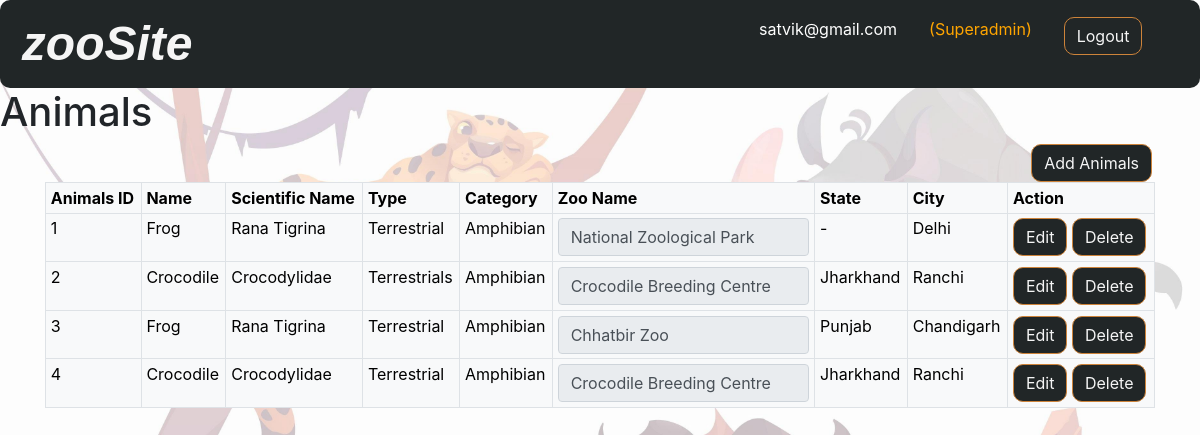
Page /Animals/view_animals.php (signed in) on the committed database.
### tables this page shows
CREATE TABLE `animals` (
  `animals_id` int(11) NOT NULL,
  `animals_name` varchar(20) DEFAULT NULL,
  `scientific_name` varchar(400) NOT NULL,
  `type` varchar(50) NOT NULL,
  `category` varchar(20) NOT NULL,
  `activity` int(11) NOT NULL DEFAULT 1
);

CREATE TABLE `zoo` (
  `zoo_id` int(11) NOT NULL,
  `zoo_name` varchar(100) NOT NULL,
  `state` varchar(50) NOT NULL,
  `city` varchar(50) NOT NULL,
  `area` float NOT NULL,
  `activity` int(11) NOT NULL DEFAULT 1
);

### Animals/view_animals.php (the view, shortened to what this page needs)
<?php
include "../Database/db_con2.php";
include "../header_log.php";
$sql =" SELECT a.animals_id,a.animals_name,a.scientific_name,a.type,a.category,z.zoo_id,z.zoo_name,z.state,z.city
        FROM animals as a
        JOIN animal_zoo_map as az
        ON a.animals_id=az.animals_id
        JOIN zoo AS z
        ON z.zoo_id=az.zoo_id
        WHERE a.activity=1";
$result = $mysqli->query($sql);
?>
<!DOCTYPE html>
    <head>
        <link href="https://cdn.jsdelivr.net/npm/bootstrap@5.0.2/dist/css/bootstrap.min.css" rel="stylesheet">
        <link rel="stylesheet" href="https://cdn.jsdelivr.net/npm/bootstrap@4.0.0/dist/css/bootstrap.min.css">
        <link rel="stylesheet" href="../CSS/stylesheet.css">
    </head>
    <body background="images/bg.jpeg">
    <div><h1>Animals</h1>
    </div>
    <div>
<button type="button" class="btn float-right mr-5" data-toggle="modal" data-target="#addanimals">
  Add Animals
</button>
</div>
       <div class="container">
        <table class="table table-bordered table-light table-sm">
            <tr><th>Animals ID</th>
                <th>Name</th>
                <th>Scientific Name</th>
                <th>Type</th>
                <th>Category</th>
                <th>Zoo Name</th>
                <th>State</th>
                <th>City</th>
                <th>Action</th>
            </tr>
            <?php
                while($rows=$result->fetch_assoc())
                {
            ?>
            <tr id="row<?= $rows['animals_id'] ?>">
                <td><?php echo $rows['animals_id'];?></td>
                <td><?php echo $rows['animals_name'];?></td>
                <td><?php echo $rows['scientific_name'];?></td>
                <td><?php echo $rows['type'];?></td>
                <td><?php echo $rows['category'];?></td>
                <td>
                    <select class="form-control" name="zoo" id="zooOption<?= $rows['animals_id'];?>" disabled>
                        <option id="q" value="<?php echo $rows['zoo_id'];?>"> <?php echo $rows['zoo_name'];?>  </option>
                    </select>
                </td>
                <td><?php echo $rows['state'];?></td>
                <td><?php echo $rows['city'];?></td>
                <td>
                    <button onclick="updateanimalsData(this.id)" id="update<?= $rows['animals_id'] ?>" class="btn btn-outline-warning">Edit</button>
                     <a href="view_animals.php?animals_id=<?php echo $rows['animals_id'];?>" class="btn btn-outline-warning">Delete</a></td>
            </tr>
            <?php
                }
            ?>
        </table>
            </div>
    </body>
</html>

### CSS/stylesheet.css (style rules this page uses)
* { margin:0; padding:0; box-sizing: border-box; }
body { background:url("../images/bg.jpeg"); background-repeat: no-repeat; background-size: cover; background-attachment: fixed; }
.btn { color: whitesmoke; background-color: #212627; border-radius: 10px; border-color: #CD833A; }

### rows in the picture
animals: animals_id "1", animals_name "Frog", scientific_name "Rana Tigrina", type "Terrestrial", category "Amphibian", zoo "National Zoological Park", zoo.state "-", zoo.city "Delhi"
animals: animals_id "2", animals_name "Crocodile", scientific_name "Crocodylidae", type "Terrestrials", category "Amphibian", zoo "Crocodile Breeding Centre", zoo.state "Jharkhand", zoo.city "Ranchi"
animals: animals_id "3", animals_name "Frog", scientific_name "Rana Tigrina", type "Terrestrial", category "Amphibian", zoo "Chhatbir Zoo", zoo.state "Punjab", zoo.city "Chandigarh"
animals: animals_id "4", animals_name "Crocodile", scientific_name "Crocodylidae", type "Terrestrial", category "Amphibian", zoo "Crocodile Breeding Centre", zoo.state "Jharkhand", zoo.city "Ranchi"

### other values in the picture
$user "satvik@gmail.com"
$role "Superadmin"
